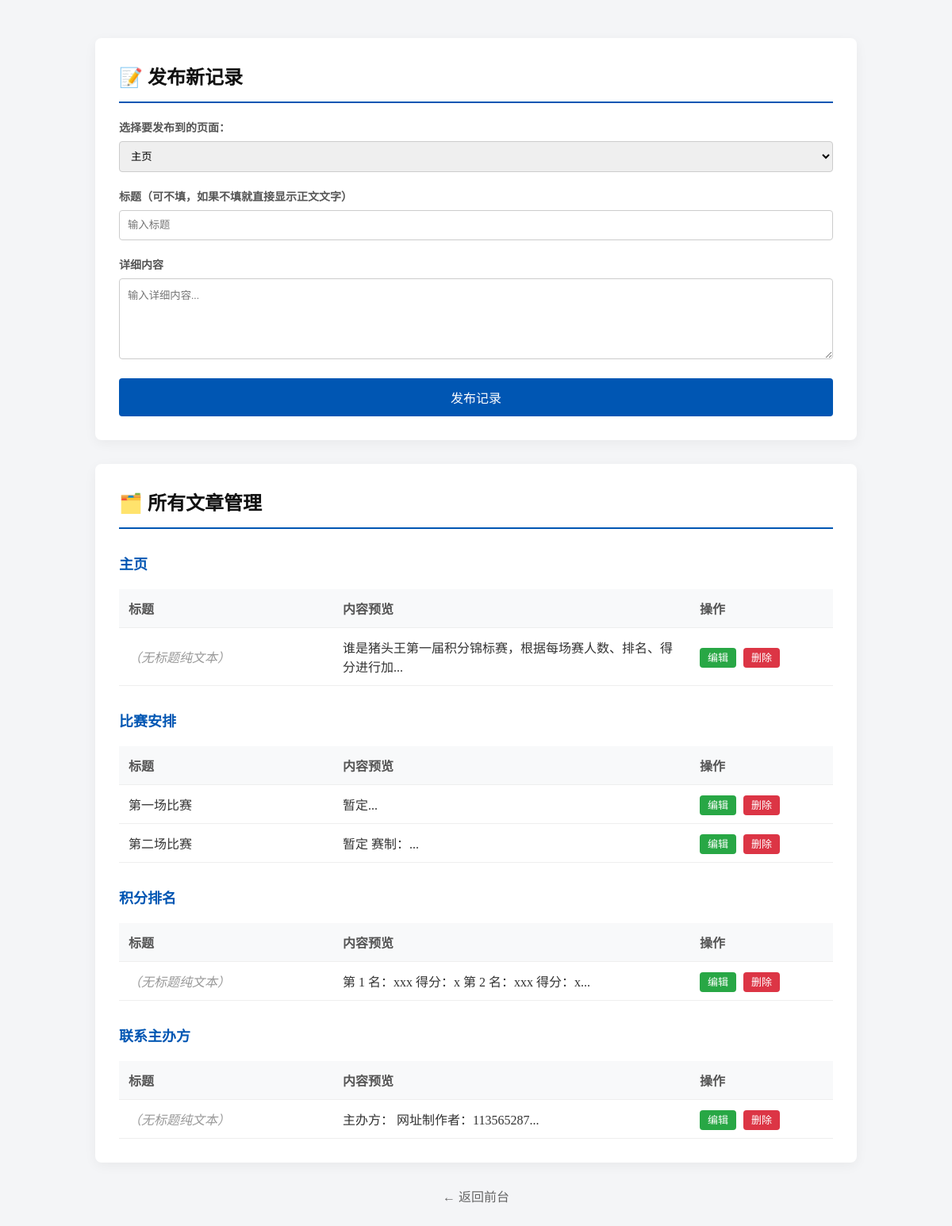
The page /admin on the database its author committed.
### tables this page shows
CREATE TABLE posts_index 
                     (id INTEGER PRIMARY KEY AUTOINCREMENT, 
                      title TEXT, content TEXT);

CREATE TABLE posts_schedule 
                     (id INTEGER PRIMARY KEY AUTOINCREMENT, 
                      title TEXT, content TEXT);

CREATE TABLE posts_rankings 
                     (id INTEGER PRIMARY KEY AUTOINCREMENT, 
                      title TEXT, content TEXT);

CREATE TABLE posts_contact 
                     (id INTEGER PRIMARY KEY AUTOINCREMENT, 
                      title TEXT, content TEXT);

### app.py (the view, shortened to what this page needs)
@app.route('/admin', methods=['GET', 'POST'])
def admin():
    conn = sqlite3.connect(DB_PATH)
    all_posts = {}
    for page in ['index', 'detail', 'schedule', 'rankings', 'history', 'contact']:
        all_posts[page] = conn.execute(f"SELECT * FROM posts_{page} ORDER BY id DESC").fetchall()
    conn.close()
    return render_template('admin_settings.html', all_posts=all_posts)

### templates/admin_settings.html (shortened to what this page needs)
<!DOCTYPE html>
<html lang="zh">
<head>
</head>
<body>
    <div class="box">
        <h2>📝 发布新记录</h2>
        <form method="POST" action="/admin">
            <label>选择要发布到的页面：</label>
            <select name="page" required>
                <option value="index">主页</option>
            </select>
            <label>标题（可不填，如果不填就直接显示正文文字）</label>
            <input name="title" placeholder="输入标题">
            <label>详细内容</label>
            <textarea name="content" placeholder="输入详细内容..." rows="5" required></textarea>
            <button type="submit">发布记录</button>
        </form>
    </div>
    <div class="box">
        <h2>🗂️ 所有文章管理</h2>
        {% for page_name, page_label in [('index', '主页'), ('detail', '赛事详情'), ('schedule', '比赛安排'), ('rankings', '积分排名'), ('history', '比赛记录'), ('contact', '联系主办方')] %}
            {% if all_posts[page_name] %}
                <h3 style="margin-top: 30px; font-size: 18px; color: #0056b3;">{{ page_label }}</h3>
                <table>
                    <tr>
                        <th style="width: 30%;">标题</th>
                        <th style="width: 50%;">内容预览</th>
                        <th style="width: 20%;">操作</th>
                    </tr>
                    {% for post in all_posts[page_name] %}
                    <tr>
                        <td>{{ post[1] if post[1] else '<i style="color:#999;">（无标题纯文本）</i>' | safe }}</td>
                        <td>{{ post[2][:30] }}...</td>
                        <td>
                            <a href="/edit/{{ page_name }}/{{ post[0] }}" class="btn-edit">编辑</a>
                            <a href="/delete/{{ page_name }}/{{ post[0] }}" class="btn-del" onclick="return confirm('确定要删除吗？')">删除</a>
                        </td>
                    </tr>
                    {% endfor %}
                </table>
            {% endif %}
        {% endfor %}
    </div>
    <div style="text-align: center;">
        <a href="/" style="color: #666; text-decoration: none;">← 返回前台</a>
    </div>
</body>
</html>

### templates/admin_settings.html (style rules this page uses)
body { background: #f4f5f7; font-family: 'Microsoft YaHei'; padding: 40px; color: #333; }
.box { max-width: 900px; margin: 0 auto; background: white; padding: 30px; border-radius: 8px; box-shadow: 0 4px 15px rgba(0,0,0,0.05); margin-bottom: 30px; }
h2 { margin-top: 0; color: #111; border-bottom: 2px solid #0056b3; padding-bottom: 15px; }
label { display: block; margin-top: 20px; font-weight: bold; color: #555; font-size: 14px; }
input, textarea, select { width: 100%; padding: 10px; margin-top: 8px; border: 1px solid #ccc; border-radius: 4px; font-family: inherit; box-sizing: border-box; }
button { background: #0056b3; color: white; padding: 12px 20px; border: none; border-radius: 4px; cursor: pointer; margin-top: 20px; width: 100%; font-size: 16px; }
table { width: 100%; border-collapse: collapse; margin-top: 20px; }
th, td { padding: 12px; text-align: left; border-bottom: 1px solid #eee; }
th { background-color: #f8f9fa; color: #555; font-weight: bold; }
.btn-edit { background: #28a745; color: white; padding: 5px 10px; border-radius: 4px; text-decoration: none; font-size: 13px; margin-right: 5px; }
.btn-del { background: #dc3545; color: white; padding: 5px 10px; border-radius: 4px; text-decoration: none; font-size: 13px; }

### rows shown on the page
posts_index: title "（无标题纯文本）", content "谁是猪头王第一届积分锦标赛，根据每场赛人数、排名、得分进行加"
posts_schedule: title "第一场比赛", content "暂定"
posts_schedule: title "第二场比赛", content "暂定 赛制："
posts_rankings: title "（无标题纯文本）", content "第 1 名：xxx 得分：x 第 2 名：xxx 得分：x"
posts_contact: title "（无标题纯文本）", content "主办方： 网址制作者：113565287"

### other values the page prints
{{ page_label }} "主页" "比赛安排" "积分排名" "联系主办方"
